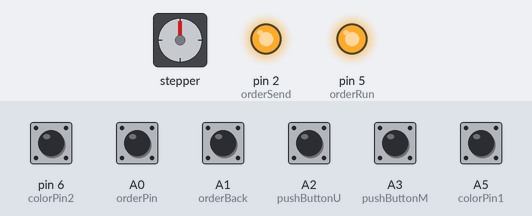
This sketch was run on a simulated Arduino Uno, built with avr-gcc and run on an emulated ATmega328P. Parts: stepper motor, output pins drawn as LEDs (lit = HIGH). Wiring (inferred from the names in the program): stepper motor driver (200 steps per turn assumed): step pin 3; direction pin 4. The test bench sets the inputs (shaded band); at power-on: A0 (orderPin), A1 (orderBack), A2 (pushButtonU), A3 (pushButtonM), A5 (colorPin1), pin 6 (colorPin2) HIGH. Pins used as bus, display or sensor lines are not drawn; what the sketch prints to the serial monitor is not drawn.

Above: at 1.2 s.
1.3 s: A0 (orderPin) pulled LOW for 0.15 s
4.4 s: A2 (pushButtonU) pulled LOW for 0.15 s
At 5.0 s:
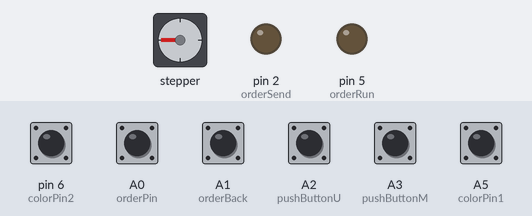
6.0 s: A0 (orderPin) pulled LOW for 1 s
10.0 s: A2 (pushButtonU) pulled LOW for 1 s
At 10.7 s:
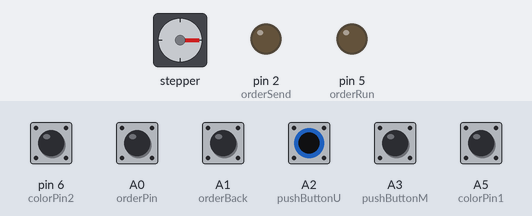
12.5 s: A0 (orderPin) pulled LOW for 0.15 s
15.6 s: A2 (pushButtonU) pulled LOW for 0.15 s
At 16.6 s:
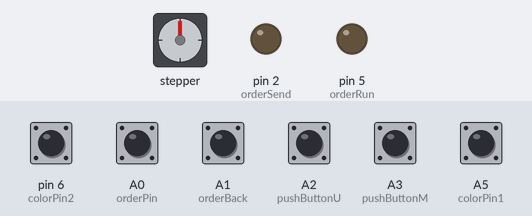
Timing chart, 0 to 18.2 s (numbered marks = the images above; inputs shaded):
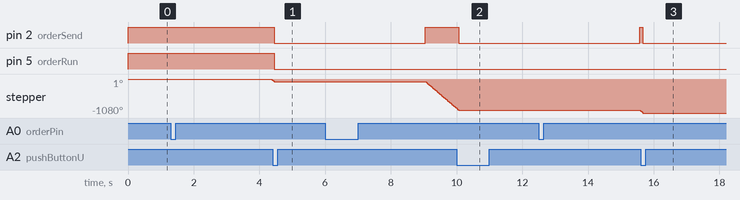

The sketch:

sketch_aug25a.ino
```cpp
#define orderSend 2
#define stepPin 3
#define dirPin 4
#define orderRun 5
#define orderPin A0
#define orderBack A1
//#define pushButtonA A4
#define pushButtonM A3
#define pushButtonU A2
#define colorPin1 A5
#define colorPin2 6
//黑色 r:49,g:62,b:58
//粉色 r:255,g:181,b:236
//黄色 r:255,g:255,b:123
//白色 r:255,g:255,b:255
void setup() {
  Serial.begin(9600);
  pinMode(stepPin, OUTPUT);
  pinMode(dirPin, OUTPUT);
  pinMode(orderSend, OUTPUT);
  pinMode(orderRun, OUTPUT);
  pinMode(orderPin, INPUT_PULLUP);
  pinMode(orderBack, INPUT_PULLUP);
//  pinMode(pushButtonA, INPUT_PULLUP);
  pinMode(pushButtonM, INPUT_PULLUP);
  pinMode(pushButtonU, INPUT_PULLUP);
  pinMode(colorPin1, INPUT_PULLUP);
  pinMode(colorPin2, INPUT_PULLUP);
  digitalWrite(orderRun, HIGH);
  digitalWrite(stepPin, LOW);
  digitalWrite(dirPin, HIGH);
  digitalWrite(orderSend, HIGH);
}
void Step(int s)
{
  for (int a = 0; a < s; a++)
  {
    digitalWrite(stepPin, HIGH);
    delayMicroseconds(1000);
    digitalWrite(stepPin, LOW);
    delayMicroseconds(1000);
  }
  Serial.print("电机:  ");Serial.println(s);
}
/*
void abandon()
{
  digitalWrite(dirPin, LOW);
  delay(5);
  int ba = digitalRead(pushButtonA);
  int bu = !digitalRead(pushButtonU);
  int bm = !digitalRead(pushButtonM);
  while(ba && bu)
  {
      Step(50);
      ba = digitalRead(pushButtonA);
      bu = digitalRead(pushButtonU);
      Serial.println("Abandon");
    }
  digitalWrite(dirPin, HIGH);
  Serial.println("丢弃");
  digitalWrite(orderSend,LOW);
  digitalWrite(orderRun, LOW);
}
*/
void use()
{
  digitalWrite(dirPin, HIGH);
  if (digitalRead(orderBack))//炮台就绪时拉高电位
  {
    int bu = digitalRead(pushButtonU);
    int bm = !digitalRead(pushButtonM);
    while(bu)
  {
      Step(50);
      bu = digitalRead(pushButtonU);
      Serial.println("Use");
    }
    digitalWrite(dirPin, LOW);
    Serial.println("使用");
    digitalWrite(orderSend,HIGH);
  }
    Serial.println("Use");
    digitalWrite(orderRun, HIGH);
}

/**
 * @brief 识别到分球函数
 * @note 要干两件事：1：告诉炮台球来了
 *                  2：等炮台准备好
 *                  3；
 */
void pink()
{
  Serial.println("Pink");
  digitalWrite(dirPin, LOW);Serial.println(digitalRead(orderBack));
  if (digitalRead(orderBack))//炮台就绪时拉高电位
  {
    int bu = digitalRead(pushButtonU);
    int bm = !digitalRead(pushButtonM);
        while(bu)
  {
      Step(50);
      bu = digitalRead(pushButtonU);
    }
    digitalWrite(dirPin, HIGH);
    Serial.println("粉色");
    digitalWrite(orderSend,LOW);
  }
  digitalWrite(orderRun, LOW);
}

/**
 * @brief 准备函数
 * @notes 先找最右限位再找光电门
 */
void Ready()
{
  Serial.println("Ready");
  delay(2);
  int bu = digitalRead(pushButtonU);
  int bm = !digitalRead(pushButtonM);

  ///寻找最右限位开关
  while(bu && bm)
  {
      Step(50);
      bu = digitalRead(pushButtonU);
      bm = !digitalRead(pushButtonM);
      Serial.println("***************");
  }
  ///如果找到最右限位就反转找光电门
  if (!bu)
  {
    digitalWrite(dirPin, HIGH);
    while(bm)
    {
      Step(50);
      bm = !digitalRead(pushButtonM);
      Serial.println("********U-M");
      Serial.println(digitalRead(pushButtonM));
    }
  }
}

void loop()
{
  Serial.println(digitalRead(dirPin));
  Serial.println("loop");
  delay(2);
  int data = 0;
///主机发来靠边信号
  for (int i = 0; i < 10; i++)
  {
    delay(2);
    data += digitalRead(orderPin);
  }
  if (data < 5)
  {
    Serial.println("judge");
    ///运球去射球
    Ready();
    ///等待
    delay(3000);
    int color1=0,color2=0;

    ///读取颜色板判断的颜色值
    for (int a = 0; a < 20; a++)
    {
      delay(2);
      color1 += digitalRead(colorPin1);
      color2 += digitalRead(colorPin2);
    }
    if (color1 <10)
    {
      if(color2>=10)
      pink();
      else
      {
        digitalWrite(orderRun,HIGH);
        Serial.println("跑");
      }
    }
    else
    {
         digitalWrite(orderSend,HIGH);
         if(color2<10)
         {
          use();
         }
         else pink();
       }
    }

}
```

Measured:
- after the input at 1.3 s, stepper: turns 37° counter-clockwise, starting after 3.1 s
- after the input at 4.4 s, pin 2 (orderSend), pin 5 (orderRun): HIGH → LOW after 0.06 s; stepper: goes on until 4.5 s, then stays -90°
- after the input at 6.0 s, pin 2 (orderSend): LOW → HIGH after 3.1 s; stepper: keeps turning counter-clockwise at about 913°/s, starting after 3.1 s
- after the input at 10.0 s, pin 2 (orderSend): HIGH → LOW after 0.06 s; stepper: goes on until 10.1 s, then stays -990°
- after the input at 12.5 s, pin 2 (orderSend): LOW → HIGH after 3.1 s; stepper: turns 18° counter-clockwise, starting after 3.1 s
- after the input at 15.6 s, pin 2 (orderSend): HIGH → LOW after 0.07 s; stepper: goes on until 15.7 s, then stays -1080°
